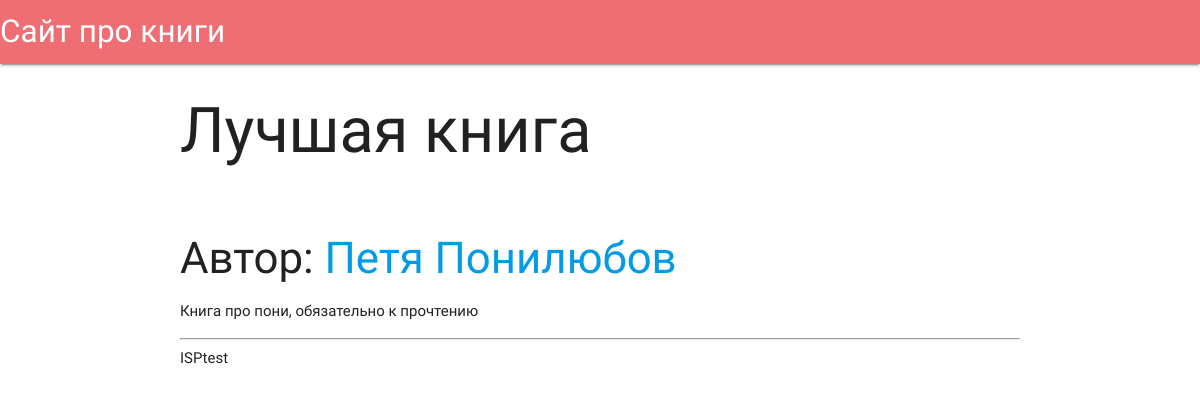
The page /books/2/ on the database its author committed.
### books/models.py (models this page shows, shortened)
class Book(models.Model):
    author = models.ForeignKey(Author, on_delete=models.CASCADE)
    name = models.CharField(max_length=127)
    description = models.CharField(max_length=1023)

class Author(models.Model):
    name = models.CharField(max_length=127)

### books/views.py (the view)
# urls.py: url(r'^(?P<b_id>[0-9]+)/$', views.book_detail, name='book_detail'),
def book_detail(request, b_id):
    book = get_object_or_404(Book, id=b_id)
    context = {'book': book, }
    return render(request, 'books/book_detail.html', context)

### templates/books/book_detail.html
{% extends 'books/base.html' %}
{% block content %}
<h1>{{ book.name }}</h1><br>
<h3>Автор: <a href="{% url 'author_detail' book.author.id %}">{{ book.author.name }}</a></h3>
<p>{{ book.description }}</p>
{% endblock %}

### books/static/mycss.css (style rules this page uses)
html, body { height: 100%; }

### rows shown on the page
Book: name "Лучшая книга", author.name "Петя Понилюбов", description "Книга про пони, обязательно к прочтению"
